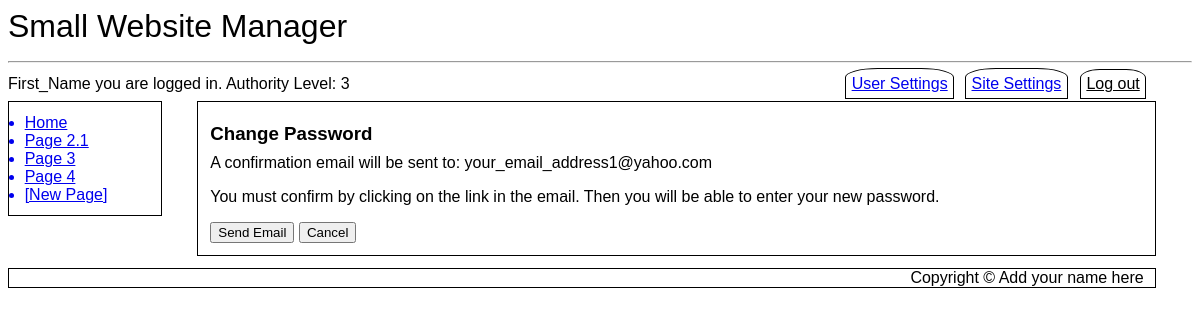
The app's page /changepass.php (signed in), older data.
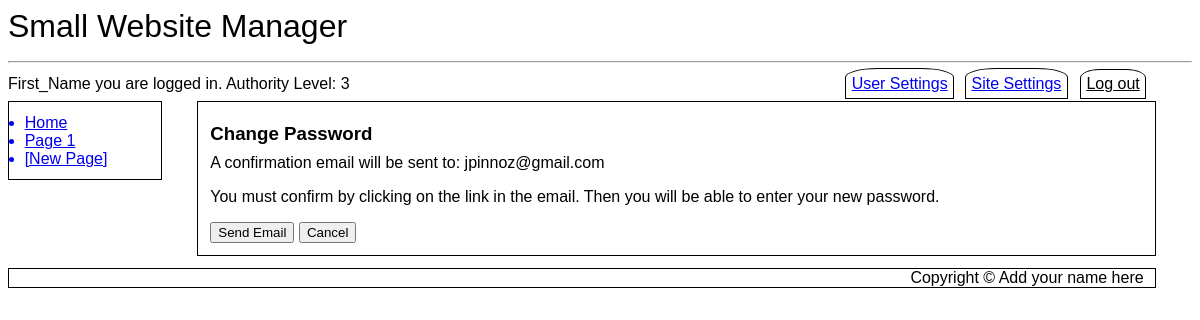
The same page, newer data.
### tables this page shows
CREATE TABLE `SubMenus` (
  `MenuID` int(11) NOT NULL,
  `LinkID` int(11) NOT NULL,
  `Page_ID` int(11) NOT NULL DEFAULT 0,
  `Menu_Entry` varchar(20) NOT NULL,
  `Title` varchar(500) NOT NULL,
  `Active` tinyint(1) NOT NULL DEFAULT 1
);

CREATE TABLE `Users` (
  `ID` int(11) NOT NULL,
  `First_Name` varchar(250) NOT NULL,
  `Last_Name` varchar(250) NOT NULL,
  `eMail` varchar(1000) NOT NULL,
  `User_Name` varchar(1000) NOT NULL,
  `Password` varchar(100) NOT NULL,
  `Activate_Pass` varchar(100) DEFAULT NULL,
  `Change_Pass` varchar(100) DEFAULT NULL,
  `Change_Pass_Expire` datetime DEFAULT NULL,
  `Forgot_Pass` varchar(100) DEFAULT NULL,
  `Forgot_Pass_Expire` datetime DEFAULT NULL,
  `DateTime_Joined` datetime NOT NULL,
  `Last_Logged` datetime NOT NULL DEFAULT current_timestamp(),
  `Authority_Level` tinyint(4) DEFAULT 1,
  `Active` tinyint(1) NOT NULL DEFAULT 0
);

### changepass.php (the view, shortened to what this page needs)
<?php
include ("db_connect.inc");
if ($_SERVER["REQUEST_METHOD"] == "POST" AND $_POST['submitCode']=="Temp_Pass") {
	if ($_POST['Button']=="Send Email") {
		$charSet = "0123456789abcdefghijklmnopqrstuvwxyzABCDEFGHIJKLMNOPQRSTUVWXYZ";
		$charSetLen = strlen($charSet)-1;
		for ($i = 0; $i < 16; $i++) {
			$pick = rand(0, $charSetLen);
	   	$randvalue .= $charSet[$pick];
		}
		$password = password_hash($randvalue, PASSWORD_DEFAULT);
		$userName = $_SESSION['user_name'];
		$query = "UPDATE `Users` SET `Change_Pass`='".$password."',`Change_Pass_Expire`=NOW() + INTERVAL 1 HOUR WHERE `User_Name`='".$userName."'";
		mysqli_query($cxn,$query);
		$to = $_POST['eMail'];
		$firstName = $_SESSION['first_name'];
		$query1 = "SELECT Value FROM Globals WHERE Global='Website Name'";
		$result1 = mysqli_query($cxn,$query1);
		$row1 = mysqli_fetch_assoc($result1);
		$webSiteName = $row1['Value'];
		$query2 = "SELECT Value FROM Globals WHERE Global='URL'";
		$result2 = mysqli_query($cxn,$query2);
		$row2 = mysqli_fetch_assoc($result2);
		$url1 = $row2['Value'];
		$subject = "Confirmation from $webSiteName";
		$message = "
		<h3>You requested to change your password</h3>
		<p>Hello {$firstName},</p>
		<p><a rel=\"nofollow\" href=\"{$url1}/changepass.php?username={$userName}&temppass={$randvalue}\">Click here to change your password</a></p>
		<p>If you cannot click the link, copy the following url into your browser:</p>
		<p>{$url1}/changepass.php?username={$userName}&temppass={$randvalue}</p>
		";
		$headers = "MIME-Version: 1.0" . "\r\n";
		$headers .= "Content-type:text/html;charset=UTF-8" . "\r\n";
		$query3 = "SELECT Value FROM Globals WHERE Global='Site Email Address'";
		$result3 = mysqli_query($cxn,$query3);
		$row3 = mysqli_fetch_assoc($result3);
		$siteEmail = $row3['Value'];
		$headers .= 'From: <{$siteEmail}>' . "\r\n";
		mail($to,$subject,$message,$headers);
		$url = "usersettings.php";
		$location = "Location: ".$url;
		header($location);
		die();
	} elseif ($_POST['Button']=="Cancel") {
		$url = "usersettings.php";
		$location = "Location: ".$url;
		header($location);
		die();
	}
} else {
	include ("header.inc");
	include ("navbar.inc");
	echo "<article id='main'>";
	if (isset($_SESSION['user_name'])) {
		$query = "SELECT `eMail` FROM `Users` WHERE `ID`='".$_SESSION['user_ID']."'";
		$result = mysqli_query($cxn,$query);
		$row = mysqli_fetch_assoc($result);
		$email = $row['eMail'];
		echo "
		<h3>Change Password</h3>
		A confirmation email will be sent to: $email<p>
		You must confirm by clicking on the link in the email. Then you will be able to enter your new password.";
		echo "<form action='".htmlentities($_SERVER['PHP_SELF'])."' method=\"post\">
		<input type=\"hidden\" id=\"submitCode\" name=\"submitCode\" value=\"Temp_Pass\">
		<input type=\"hidden\" id=\"eMail\" name=\"eMail\" value=\"$email\">
		<input type=\"submit\" name=\"Button\" value=\"Send Email\" />
		<input type=\"submit\" name=\"Button\" value=\"Cancel\" />
		</form>";
	} else {
		echo "<div class=\"error\">Restricted Area. You need administrative priviledges to access this page.</div>";
	}
	echo "</article>";
	include ("footer.inc");
}
?>

### navbar.inc
<nav id="vnav1">
<?php
$query = "SELECT Menu_Entry, Title FROM SubMenus WHERE MenuID='1' AND Active=1 ORDER BY LinkID ASC LIMIT 10";
$result = mysqli_query($cxn,$query) or die ("Couldn't execute query.");
while($row = mysqli_fetch_assoc($result))
{
	$menuEntry = $row['Menu_Entry'];
	$pageTitle = $row['Title'];
	$pageTitle = preg_replace('/ /', '_', $pageTitle);
	echo "<a href='$pageTitle'>$menuEntry</a>\r\n";
}
if ($_SESSION['auth_lev'] == 3 AND isset($_SESSION['first_name']) AND isset($_SESSION['user_name']) ) {
	echo "<a class='newpage' href='newpage.php'>[New Page]</a>\r\n";
}
?>
</nav>

Row changes from the older to the newer data that the page shows:
removed submenus: Menu_Entry "Page 3"
removed submenus: Menu_Entry "Page 4"
changed submenus: Menu_Entry "Page 2.1" → "Page 1"
changed users: eMail "your_email_address1@yahoo.com" → "jpinnoz@gmail.com"
